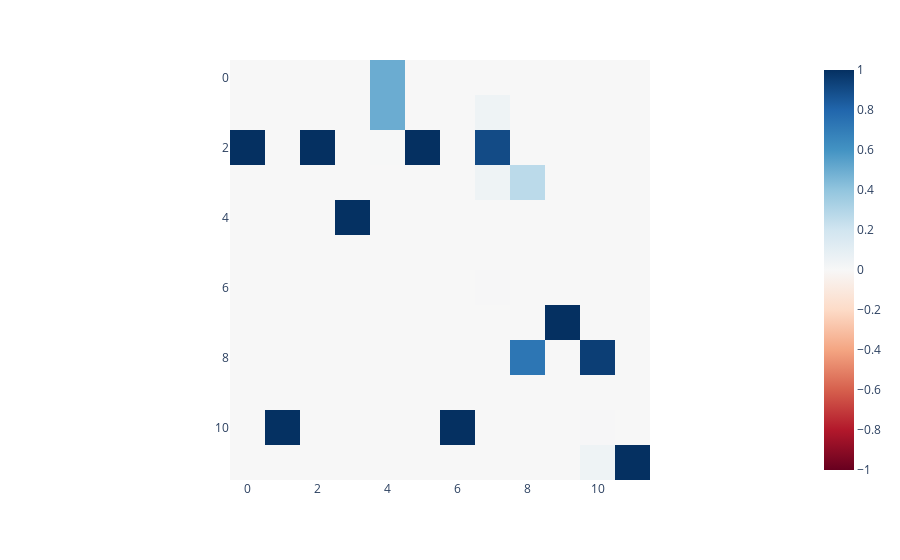

The code cell stored with this chart in its notebook:
### Code cell
imshow(y_pred)

### Figure 1 — Plotly figure (JSON) as saved in the notebook; plotly's stock layout.template omitted (floating-point values rounded to 4 significant figures; data arrays with more than 128 entries replaced by an {"elided": "..."} marker saying what was removed)
{"data": [{"coloraxis": "coloraxis", "hovertemplate": "x: %{x}<br>y: %{y}<br>color: %{z}<extra></extra>", "name": "0", "type": "heatmap", "xaxis": "x", "yaxis": "y", "z": {"elided": "12x12 float values"}}], "layout": {"coloraxis": {"cmid": 0, "colorscale": [[0, "rgb(103,0,31)"], [0.1, "rgb(178,24,43)"], [0.2, "rgb(214,96,77)"], [0.3, "rgb(244,165,130)"], [0.4, "rgb(253,219,199)"], [0.5, "rgb(247,247,247)"], [0.6, "rgb(209,229,240)"], [0.7, "rgb(146,197,222)"], [0.8, "rgb(67,147,195)"], [0.9, "rgb(33,102,172)"], [1, "rgb(5,48,97)"]]}, "margin": {"t": 60}, "xaxis": {"anchor": "y", "constrain": "domain", "domain": [0, 1], "scaleanchor": "y"}, "yaxis": {"anchor": "x", "autorange": "reversed", "constrain": "domain", "domain": [0, 1]}}}
